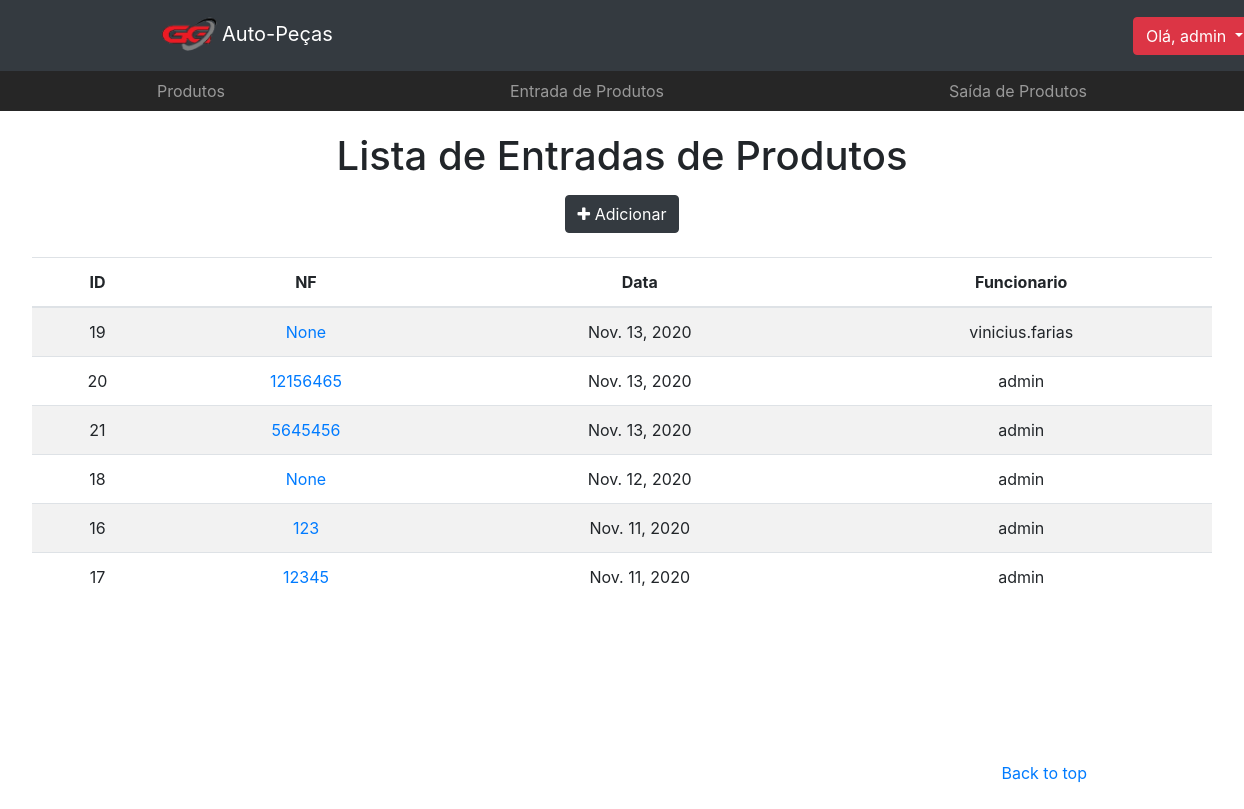
Page /estoque/entrada (signed in) on the earlier database version.
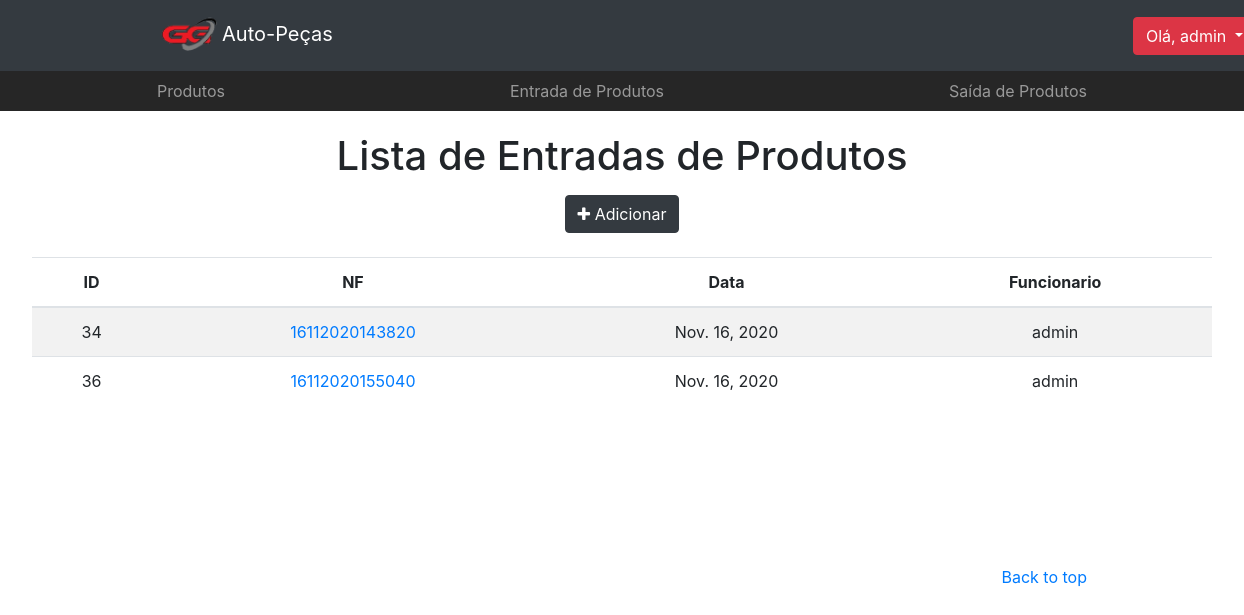
Same page on the later database version.
### app/models.py (models this page shows, shortened)
class TimeStampedModel(models.Model):
    created = models.DateField('criado em', auto_now_add=True, auto_now=False)
    modified = models.DateField('modificado em', auto_now=True, auto_now_add=False)
    class Meta:
        abstract = True

class Estoque(TimeStampedModel):
    usuario = models.ForeignKey(User, on_delete=models.DO_NOTHING)
    nf = models.PositiveIntegerField('nota fiscal', null=True, blank=True)
    movimento = models.CharField(max_length=1, choices=MOVIMENTO)
    class Meta:
        ordering = ('-created',)
    def nf_formated(self):
        return str(self.nf).zfill(3)

### app/views.py (the view)
# urls.py: path('estoque/entrada', views.estoque_entrada_list, name='estoque_entrada'),
@login_required(login_url='/login')
def estoque_entrada_list(request):
    template_name = 'app/estoque_entrada_list.html'
    objects = EstoqueEntrada.objects.all()
    context={'object_list': objects}
    return render(request, template_name, context)

### app/managers.py (called while the page is built)
    def get_queryset(self):
        return super(EstoqueEntradaManager, self).get_queryset().filter(movimento='e')

### app/models.py (called while the page is built)
    def get_absolute_url(self):
        return reverse_lazy('estoque_entrada_detail', kwargs={'id': self.id})

### app/templates/app/estoque_entrada_list.html (shortened to what this page needs)
<!DOCTYPE html>
<html>
<head>
    {% load static %}
    <link rel="stylesheet" type="text/css" href="{% static 'app/css/bootstrap/bootstrap.min.css' %}">
    <link rel="stylesheet" type="text/css" href="{% static 'app/css/produto.css' %}">
    <link rel="stylesheet" href="https://cdnjs.cloudflare.com/ajax/libs/font-awesome/4.7.0/css/font-awesome.min.css">
</head>
<body>
    <header>
        <nav class="navbar navbar-expand-lg navbar-dark bg-dark">
            <div class="container">
              <a class="navbar-brand" href="{% url 'home' %}"><img src="{% static 'app/img/icn.png' %}" alt="some text" width=65 height=45>Auto-Peças</a>
                <div class="collapse navbar-collapse" id="navbarsExample07">
                  {% if user.is_authenticated %}
                  <div class="dropdown">
                      <a class="btn btn-danger dropdown-toggle" href="#" role="button" id="dropdownMenuLink" data-toggle="dropdown" aria-haspopup="true" aria-expanded="false"> Olá, {{ user.username}}
                      </a>
                  </div>
                  {% endif %}
                </div>
            </div>
        </nav>
        <nav class="site-header">
            <div class="container d-flex flex-column flex-md-row justify-content-between">
                <a class="py-2 d-none d-md-inline-block" href="{% url 'products' %}">Produtos</a>
                <a class="py-2 d-none d-md-inline-block" href="{% url 'estoque_entrada' %}">Entrada de Produtos</a>
                <a class="py-2 d-none d-md-inline-block" href="{% url 'estoque_saida' %}">Saída de Produtos</a>
            </div>
        </nav>
    </header>
  <body>
    <main role="main">
        <section class="jumbotron text-center">
          <div class="page-header">
            <h1>Lista de Entradas de Produtos</h1>
            <span class=""><a href="{% url 'estoque_entrada_add' %}"><button type="button" class="btn btn-dark"><span class="fa fa-plus"></span> Adicionar</button></a></span>
          </div>
          <div><br></div>
            <div class="">
                {% if object_list %}
                <table class="table table-striped">
                    <thead>
                      <tr>
                        <th>ID</th>
                        <th>NF</th>
                        <th>Data</th>
                        <th>Funcionario</th>
                      </tr>
                    </thead>
                    <tbody>
                      {% for object in object_list %}
                        <tr>
                          <td>{{ object.id }}</td>
                          <td><a href="{{ object.get_absolute_url }}">{{ object.nf_formated }}</a></td>
                          <td>{{ object.created }}</span></td>
                          <td>{{ object.usuario.username }}</td>
                        </tr>
                      {% endfor %}
                    </tbody>
                  </table>
                {% else %}
                  <p class="alert alert-warning">Sem itens na lista.</p>
                {% endif %}
            </div>
        </section>
    </main>
    <footer class="text-muted">
        <div class="container">
            <p class="float-right">
                <a href="#">Back to top</a>
            </p>
        </div>
    </footer>
  </body>
</html

### app/static/app/css/produto.css (style rules this page uses)
.navbar-brand { display: inline-block; padding-top: .3125rem; margin-right: 50rem; font-size: 1.25rem; line-height: inherit; white-space: nowrap; }
.container { max-width: 960px; }
.site-header { background-color: rgba(0, 0, 0, .85); -webkit-backdrop-filter: saturate(180%) blur(20px); backdrop-filter: saturate(180%) blur(20px); }
.site-header a { color: #999; transition: ease-in-out color .15s; }
.jumbotron { padding-top: 3rem; padding-bottom: 3rem; margin-bottom: 0; background-color: #fff; }
@media (min-width: 768px) { .jumbotron { padding-top: 6rem; padding-bottom: 6rem; } }
.jumbotron h1 { font-size: 2.5rem; margin-top: -75px; margin-bottom: 15px; }
footer { padding-top: 3rem; padding-bottom: 3rem; }
footer p { margin-bottom: .25rem; }

Differences in the rows shown:
removed Estoque: id "19", nf_formated "None", created "Nov. 13, 2020", usuario.username "vinicius.farias"
removed Estoque: id "20", nf_formated "12156465", created "Nov. 13, 2020", usuario.username "admin"
removed Estoque: id "21", nf_formated "5645456", created "Nov. 13, 2020", usuario.username "admin"
removed Estoque: id "18", nf_formated "None", created "Nov. 12, 2020", usuario.username "admin"
removed Estoque: id "16", nf_formated "123", created "Nov. 11, 2020", usuario.username "admin"
removed Estoque: id "17", nf_formated "12345", created "Nov. 11, 2020", usuario.username "admin"
added Estoque: id "34", nf_formated "16112020143820", created "Nov. 16, 2020", usuario.username "admin"
added Estoque: id "36", nf_formated "16112020155040", created "Nov. 16, 2020", usuario.username "admin"
